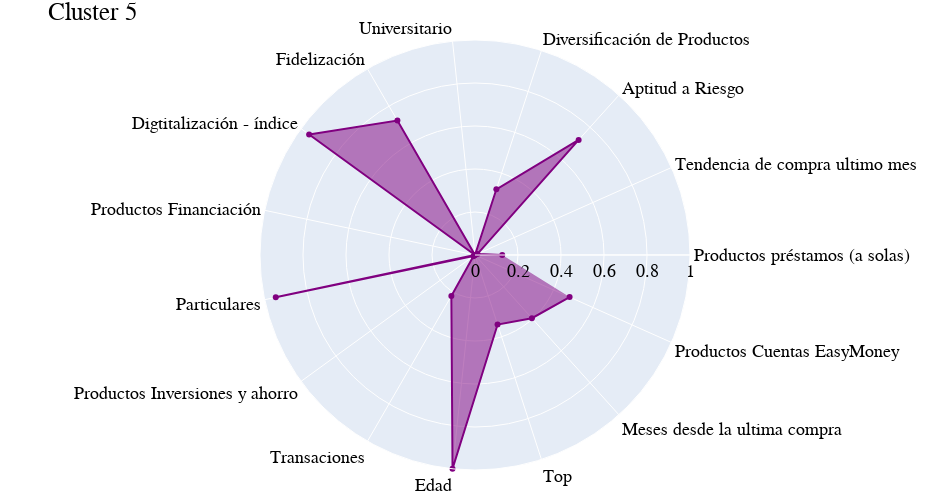

Source (notebook cell):
### Code cell
generar_grafico_radar(df_normalized_T.index, df_normalized_T[df_normalized_T.columns[5]],"Cluster 5","purple")

### Figure 1 — Plotly figure (JSON) as saved in the notebook; plotly's stock layout.template omitted (floating-point values rounded to 4 significant figures)
{"data": [{"fill": "toself", "line": {"color": "purple"}, "r": [0.1266, 0.01282, 0.7204, 0.3213, 0, 0.7218, 0.9536, 0, 0.9474, 0.00899, 0.22, 1.0, 0.3399, 0.3955, 0.4816], "theta": ["Productos préstamos (a solas)", "Tendencia de compra ultimo mes", "Aptitud a Riesgo", "Diversificación de Productos", "Universitario", "Fidelización", "Digtitalización - índice", "Productos Financiación", "Particulares", "Productos Inversiones y ahorro", "Transaciones", "Edad", "Top", "Meses desde la ultima compra", "Productos Cuentas EasyMoney"], "type": "scatterpolar"}], "layout": {"font": {"color": "black", "family": "Arial, sans-serif", "size": 18}, "height": 500, "margin": {"b": 30, "l": 30, "r": 30, "t": 40}, "polar": {"angularaxis": {"rotation": 0}, "radialaxis": {"range": [0, 1], "visible": true}}, "showlegend": false, "title": {"text": "Cluster 5"}, "width": 950}}
